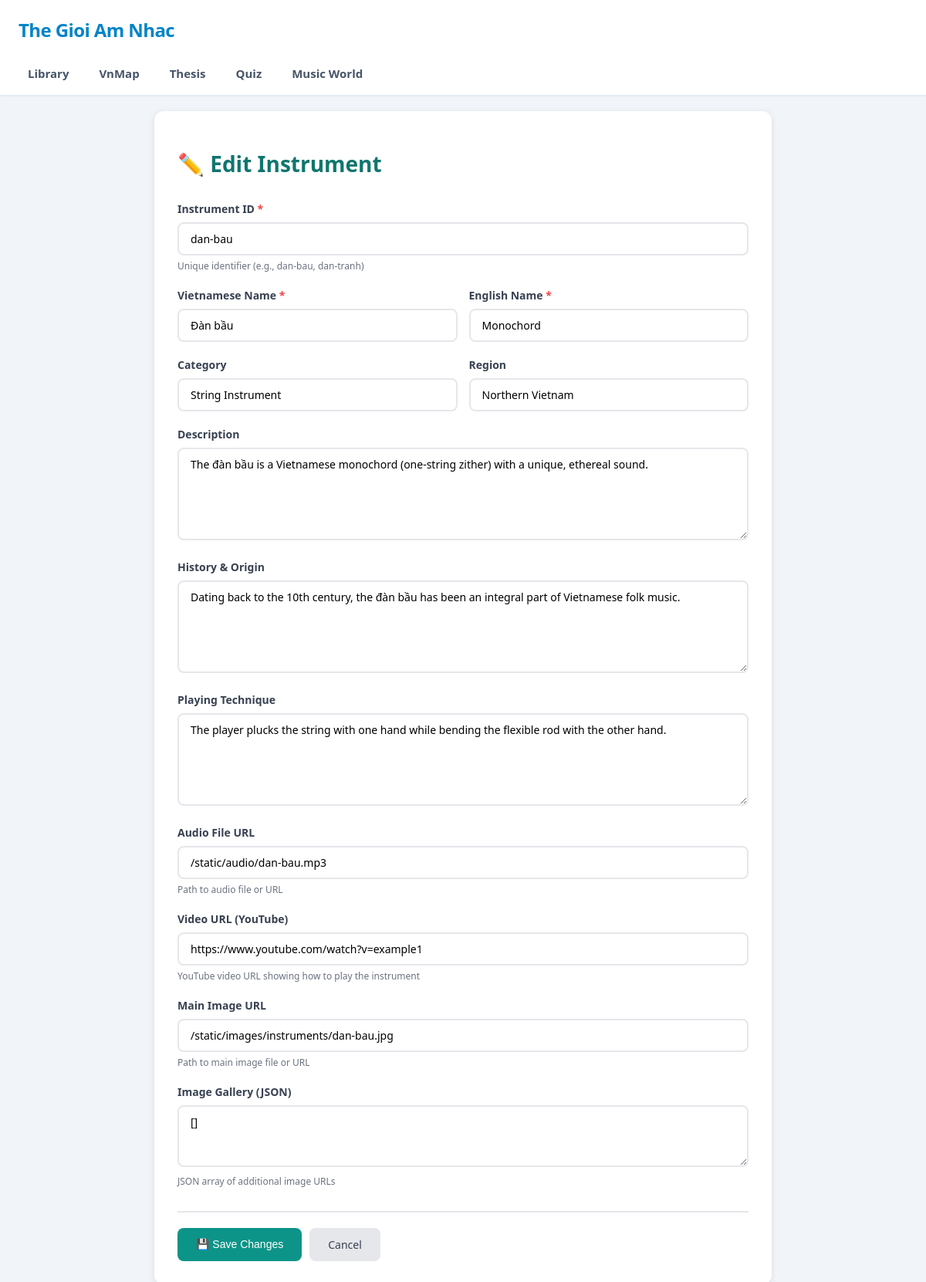
Page /library/edit/dan-bau on the committed database.
### app.py (models this page shows)
class Instrument(db.Model):
    __tablename__ = 'instruments'
    ID = db.Column(db.String(50), primary_key=True, nullable=False)
    Name = db.Column(db.String(255), nullable=False)
    Vietnamese_Name = db.Column(db.String(255), nullable=False)
    Category = db.Column(db.String(100))  # String, Wind, Percussion, etc.
    Region = db.Column(db.String(100))  # North, Central, South Vietnam
    Description = db.Column(db.Text)
    History = db.Column(db.Text)
    Playing_Technique = db.Column(db.Text)
    Audio_File = db.Column(db.String(255))  # Path to audio file
    Video_URL = db.Column(db.String(500))  # YouTube URL
    Image_Main = db.Column(db.String(255))  # Main instrument image
    Image_Gallery = db.Column(db.Text)  # JSON array of additional images
    Created_At = db.Column(db.DateTime, default=db.func.current_timestamp())
    Updated_At = db.Column(db.DateTime, default=db.func.current_timestamp(), onupdate=db.func.current_timestamp())

### app.py (the view)
@app.route('/library/edit/<instrument_id>', methods=['GET'])
def edit_instrument_form(instrument_id):
    instrument = db.session.get(Instrument, instrument_id)
    if not instrument:
        abort(404)
    return render_template('music_library/instrument_form.html', instrument=instrument, action='edit')

### app.py (called while the page is built)
@app.context_processor
def inject_nav():
    try:
        nav_items = get_nav_items()
    except Exception:
        nav_items = []
    return {'nav_items': nav_items}

@app.after_request
def add_header(response):
    response.headers["Cache-Control"] = "no-cache, no-store, must-revalidate"
    response.headers["Pragma"] = "no-cache"
    response.headers["Expires"] = "0"
    return response

### templates/music_library/instrument_form.html (shortened to what this page needs)
<!DOCTYPE html>
<html>
<head>
    <link rel="stylesheet" href="{{ url_for('static', filename='style.css') }}">
</head>
<body>
    {% include 'header.html' %}
    <div class="form-container">
        <h1 class="form-title">
            {% if action == 'add' %}➕ Add New Instrument{% else %}✏️ Edit Instrument{% endif %}
        </h1>
        <form method="POST" action="{% if action == 'add' %}/library/add{% else %}/library/edit/{{ instrument.ID }}{% endif %}">
            <div class="form-group">
                <label class="form-label required" for="ID">Instrument ID</label>
                <input
                    type="text"
                    class="form-input"
                    id="ID"
                    name="ID"
                    value="{% if instrument %}{{ instrument.ID }}{% endif %}"
                    {% if action == 'edit' %}readonly{% endif %}
                    required
                >
                <div class="form-hint">Unique identifier (e.g., dan-bau, dan-tranh)</div>
            </div>
            <div class="form-row">
                <div class="form-group">
                    <label class="form-label required" for="Vietnamese_Name">Vietnamese Name</label>
                    <input
                        type="text"
                        class="form-input"
                        id="Vietnamese_Name"
                        name="Vietnamese_Name"
                        value="{% if instrument %}{{ instrument.Vietnamese_Name }}{% endif %}"
                        placeholder="e.g., Đàn bầu"
                        required
                    >
                </div>
                <div class="form-group">
                    <label class="form-label required" for="Name">English Name</label>
                    <input
                        type="text"
                        class="form-input"
                        id="Name"
                        name="Name"
                        value="{% if instrument %}{{ instrument.Name }}{% endif %}"
                        placeholder="e.g., Monochord"
                        required
                    >
                </div>
            </div>
            <div class="form-row">
                <div class="form-group">
                    <label class="form-label" for="Category">Category</label>
                    <input
                        type="text"
                        class="form-input"
                        id="Category"
                        name="Category"
                        value="{% if instrument %}{{ instrument.Category }}{% endif %}"
                        placeholder="e.g., String, Wind, Percussion"
                    >
                </div>
                <div class="form-group">
                    <label class="form-label" for="Region">Region</label>
                    <input
                        type="text"
                        class="form-input"
                        id="Region"
                        name="Region"
                        value="{% if instrument %}{{ instrument.Region }}{% endif %}"
                        placeholder="e.g., Northern Vietnam, Huế"
                    >
                </div>
            </div>
            <div class="form-group">
                <label class="form-label" for="Description">Description</label>
                <textarea
                    class="form-textarea"
                    id="Description"
                    name="Description"
                    placeholder="Brief description of the instrument..."
                >{% if instrument %}{{ instrument.Description }}{% endif %}</textarea>
            </div>
            <div class="form-group">
                <label class="form-label" for="History">History & Origin</label>
                <textarea
                    class="form-textarea"
                    id="History"
                    name="History"
                    placeholder="Historical background and cultural significance..."
                >{% if instrument %}{{ instrument.History }}{% endif %}</textarea>
            </div>
            <div class="form-group">
                <label class="form-label" for="Playing_Technique">Playing Technique</label>
                <textarea
                    class="form-textarea"
                    id="Playing_Technique"
                    name="Playing_Technique"
                    placeholder="How to play the instrument..."
                >{% if instrument %}{{ instrument.Playing_Technique }}{% endif %}</textarea>
            </div>
            <div class="form-group">
                <label class="form-label" for="Audio_File">Audio File URL</label>
                <input
                    type="text"
                    class="form-input"
                    id="Audio_File"
                    name="Audio_File"
                    value="{% if instrument %}{{ instrument.Audio_File }}{% endif %}"
                    placeholder="/static/audio/dan-bau.mp3"
                >
                <div class="form-hint">Path to audio file or URL</div>
            </div>
            <div class="form-group">
                <label class="form-label" for="Video_URL">Video URL (YouTube)</label>
                <input
                    type="text"
                    class="form-input"
                    id="Video_URL"
                    name="Video_URL"
                    value="{% if instrument %}{{ instrument.Video_URL }}{% endif %}"
                    placeholder="https://www.youtube.com/watch?v=..."
                >
                <div class="form-hint">YouTube video URL showing how to play the instrument</div>
            </div>
            <div class="form-group">
                <label class="form-label" for="Image_Main">Main Image URL</label>
                <input
                    type="text"
                    class="form-input"
                    id="Image_Main"
                    name="Image_Main"
                    value="{% if instrument %}{{ instrument.Image_Main }}{% endif %}"
                    placeholder="/static/images/dan-bau.jpg"
                >
                <div class="form-hint">Path to main image file or URL</div>
            </div>
            <div class="form-group">
                <label class="form-label" for="Image_Gallery">Image Gallery (JSON)</label>
                <textarea
                    class="form-textarea"
                    id="Image_Gallery"
                    name="Image_Gallery"
                    placeholder='["image1.jpg", "image2.jpg"]'
                    style="min-height: 80px;"
                >{% if instrument %}{{ instrument.Image_Gallery }}{% endif %}</textarea>
                <div class="form-hint">JSON array of additional image URLs</div>
            </div>
            <div class="form-actions">
                <button type="submit" class="btn btn-primary">
                    {% if action == 'add' %}➕ Add Instrument{% else %}💾 Save Changes{% endif %}
                </button>
                <a href="{% if action == 'add' %}/library/{% else %}/library/instrument/{{ instrument.ID }}{% endif %}" class="btn btn-secondary">
                    Cancel
                </a>
            </div>
        </form>
    </div>
</body>
</html>

### templates/header.html
<header>
    <h1>The Gioi Am Nhac</h1>
    <nav id="main-nav">
        {% for item in nav_items %}
            <a class="nav-link" href="{{ item.href }}">{{ item.text }}</a>
        {% endfor %}
    </nav>
</header>

### static/style.css (style rules this page uses)
* { box-sizing: border-box; }
body { background-color: #f1f5f9; color: #1e293b; font-family: ui-sans-serif, system-ui, -apple-system, BlinkMacSystemFont, "Segoe UI", Roboto, "Helvetica Neue", Arial, sans-serif; margin: 0; padding: 0; }
header { background-color: #ffffff; color: #1e293b; padding: 10px 24px; border-bottom: 1px solid #e2e8f0; box-shadow: 0 1px 2px 0 rgba(0, 0, 0, 0.05); position: sticky; top: 0; z-index: 1000; }
header h1 { margin: 0; font-size: 24px; font-weight: 700; padding: 12px 0; color: #0284c7; letter-spacing: -0.025em; }
#main-nav { margin: 10px 0 0 0; display: flex; flex-direction: row; gap: 15px; align-items: center; flex-wrap: wrap; padding: 0; }
.nav-link { color: #475569; text-decoration: none; padding: 8px 12px; border-radius: 6px; font-size: 15px; font-weight: 600; transition: all 0.2s ease; display: inline-block; white-space: nowrap; }

### templates/music_library/instrument_form.html (style rules this page uses)
.form-container { max-width: 800px; margin: 20px auto; padding: 30px; background: white; border-radius: 12px; box-shadow: 0 2px 8px rgba(0,0,0,0.1); }
.form-title { font-size: 28px; font-weight: 700; color: #0f766e; margin-bottom: 30px; }
.form-group { margin-bottom: 20px; }
.form-label { display: block; font-weight: 600; color: #374151; margin-bottom: 8px; font-size: 14px; }
.form-label.required::after { content: " *"; color: #ef4444; }
.form-input, .form-textarea { width: 100%; padding: 10px 15px; border: 2px solid #e5e7eb; border-radius: 8px; font-size: 14px; font-family: inherit; transition: border-color 0.2s; }
.form-textarea { min-height: 120px; resize: vertical; }
.form-hint { font-size: 12px; color: #6b7280; margin-top: 5px; }
.form-actions { display: flex; gap: 10px; margin-top: 30px; padding-top: 20px; border-top: 2px solid #e5e7eb; }
.btn { padding: 12px 24px; border-radius: 8px; font-weight: 500; cursor: pointer; border: none; font-size: 14px; text-decoration: none; display: inline-block; }
.btn-primary { background: #0d9488; color: white; }
.btn-secondary { background: #e5e7eb; color: #374151; }
.form-row { display: grid; grid-template-columns: 1fr 1fr; gap: 15px; }

### rows in the picture
Instrument: ID "dan-bau", Vietnamese_Name "Đàn bầu", Name "Monochord", Category "String Instrument", Region "Northern Vietnam", Description "The đàn bầu is a Vietnamese monochord (one-string zither) with a unique, ethereal sound.", History "Dating back to the 10th century, the đàn bầu has been an integral part of Vietnamese folk music.", Playing_Technique "The player plucks the string with one hand while bending the flexible rod with the other hand.", Audio_File "/static/audio/dan-bau.mp3", Video_URL "https://www.youtube.com/watch?v=example1", Image_Main "/static/images/instruments/dan-bau.jpg", Image_Gallery "[]"

### other values in the picture
{{ item.text }} "Library" "VnMap" "Thesis" "Quiz" "Music World"
